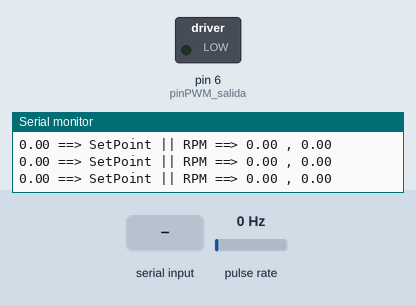
Recording of a sketch running on a simulated Arduino Uno, built with avr-gcc and run on an emulated ATmega328P. Parts: switched loads named in the sketch (green lamp = pin HIGH), the last lines printed to the serial monitor. Wiring (inferred from the names in the program): pulse sensor: data pin 3. The inputs (shaded band) are chosen by the test bench; at power-on: pulse rate 0 Hz.

Above: at 1.2 s.
1.3 s: "90,45\n" received over Serial
At 2.5 s:
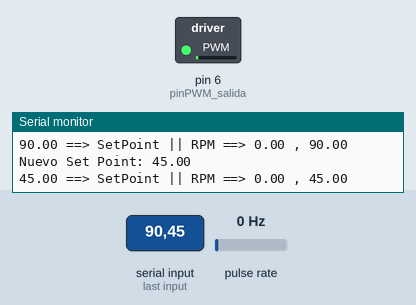
4.3 s: "200\n" received over Serial
At 5.2 s:
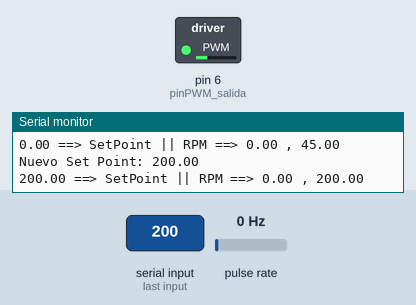
Timing chart, 0 to 7.3 s (numbered marks = the images above; inputs shaded):
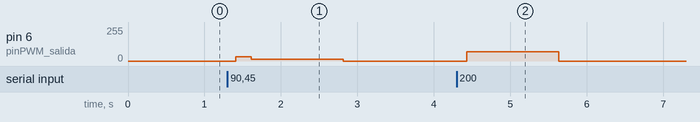

Measured:
- after the input at 1.3 s, pin 6 (pinPWM_salida): 0/255 → 32/255 after 0.11 s, → 13/255 0.20 s later, → 0/255 1.2 s later
- after the input at 4.3 s, pin 6 (pinPWM_salida): 0/255 → 71/255 after 0.13 s, → 0/255 1.2 s later

The sketch:

Prueba_PID.ino
```cpp
int pinPWM_salida = 6;
int pinEncoder = 3;

float RPM;
float setPoint;

unsigned long previousMillis = 0;
volatile int contador = 0;
long interval = 1000;

float cv;
float cv1;

float error;
float error1;
float error2;

float kp = 0.6; //Constante de ganancia proporcional
float ki = 0.4; //Constante de ganancia integral
float kd = 0.01; //Constante de ganancia derivativa
float tiempoMuestreo = 0.1;

// ==== VARIABLES DEL FILTRO DE MEDIA MÓVIL ==== //
const int numMuestras = 5; // Tamaño de la ventana del filtro
float muestras[numMuestras]; // Arreglo para almacenar las muestras
int indice = 0; // Índice para recorrer el arreglo de muestras

void setup() {
  pinMode(pinEncoder, INPUT);
  pinMode(pinPWM_salida, OUTPUT);
  Serial.begin(115200);
  attachInterrupt(digitalPinToInterrupt(pinEncoder), interrupcion, RISING);
}

void loop() {
  unsigned long currentMillis = millis();

  if ((currentMillis - previousMillis) >= interval) {
    previousMillis = currentMillis;
    RPM = contador * (60.0 / 374.0); //Revoluciones por minuto
    contador = 0;
  }

  // ====== SET POINT ===== //
  if (Serial.available() > 0) {
    setPoint = Serial.parseFloat(); // Leer el set point desde el monitor serial
    setPoint = constrain(setPoint, 0, 255);
    Serial.print("Nuevo Set Point: ");
    Serial.println(setPoint);
  }

  if (setPoint == 0) {
    analogWrite(pinPWM_salida, 0); // Detener el motor si el set point es 0
  } else {
    error = setPoint - getFilteredRPM(); // Obtener el error utilizando el valor filtrado de RPM

    // ====== ECUACIÓN DE DIFERENCIAS ====== //
    cv = cv1 + (kp + kd / tiempoMuestreo) * error + (-kp + ki * tiempoMuestreo - 2 * kd / tiempoMuestreo) * error1 + (kd / tiempoMuestreo) * error2;
    cv1 = cv;
    error2 = error1;
    error1 = error;

    //"Saturando la salida del PID..."
    if (cv > 255.0) {
      cv = 255.0;
    }

    if (cv < 0.0) {
      cv = 0.0;
    }

    analogWrite(pinPWM_salida, cv * (255.0 / 500.0));
  }

  // ====== IMPRESIONES ====== //
  Serial.print(setPoint); // Enviar el valor de setPoint
  Serial.print(" ==> SetPoint || RPM ==> ");
  Serial.print(getFilteredRPM()); // Enviar el valor de RPM filtrado
  Serial.print(" , ");
  Serial.print(error);
  Serial.println(); // Agregar una nueva línea al final
  delay(200); //Tiempo entre cada impresión de medida
}

// ====== FUNCIONES ====== //
void interrupcion() {
  contador++;
}

float getFilteredRPM() {
  float suma = 0;
  muestras[indice] = RPM; // Almacenar la nueva muestra en el arreglo
  indice = (indice + 1) % numMuestras; // Avanzar el índice y volver al principio si se alcanza el final del arreglo

  // Calcular la suma de todas las muestras
  for (int i = 0; i < numMuestras; i++) {
    suma += muestras[i];
  }

  // Calcular el promedio de las muestras
  float promedio = suma / numMuestras;
  return promedio;
}
```
